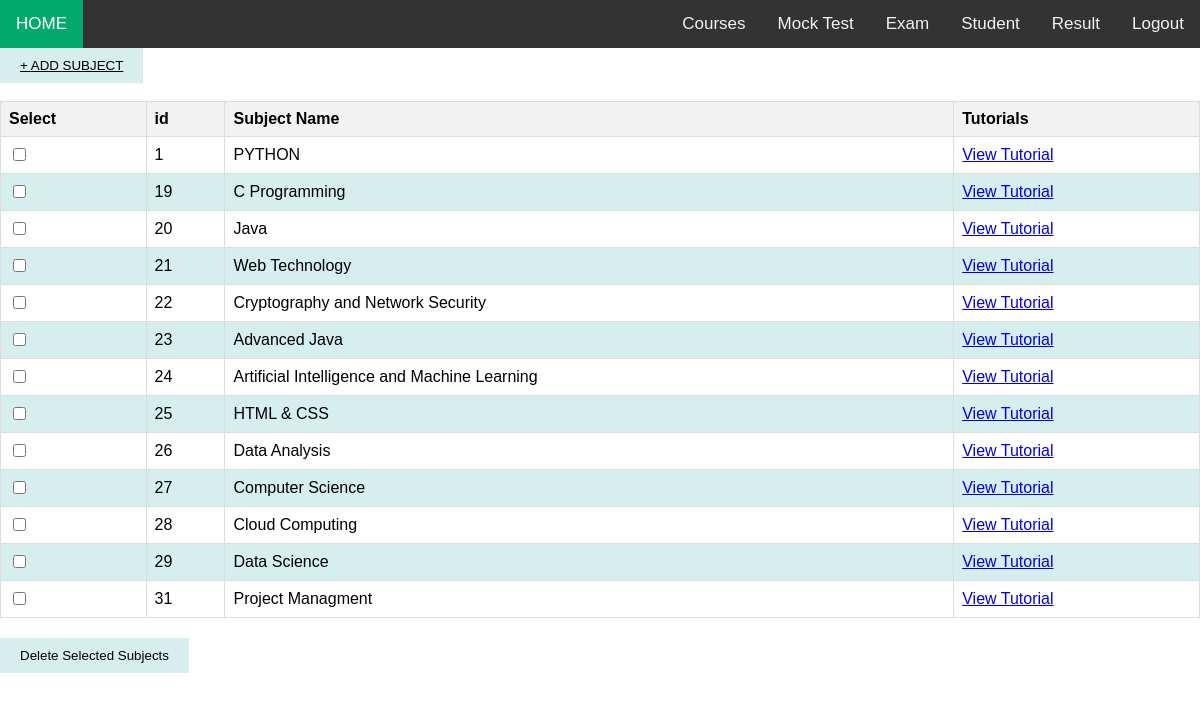
/courses.php, run on the app's committed database.
### tables this page shows
CREATE TABLE `subjects` (
  `id` int(11) NOT NULL,
  `subject_name` varchar(255) NOT NULL,
  `tutorials` varchar(255) NOT NULL
);

### courses.php (the view, shortened to what this page needs)
<!DOCTYPE html>
<html lang="en">
<head>
</head>
<body>
<div class="topnav">
  <a class="active" href="admin_home.php">HOME</a>
  <div class="topnav-right">
    <a href="courses.php">Courses</a>
    <a href="mock_test.php">Mock Test</a>
    <a href="exam.php">Exam</a>
    <a href="student.php">Student</a>
    <a href="result.php">Result</a>
    <a href="logout.php">Logout</a>
  </div>
</div>
<button style="background-color: #D6EEEE;"><a href="add_subject.php" style="color: black;" >+ ADD SUBJECT</a></button><br><br>
<form method="post" action="delete_courses.php">
    <table>
        <thead>
            <tr>
                <th>Select</th>
                <th>id</th>
                <th>Subject Name</th>
                <th>Tutorials</th>
            </tr>
        </thead>
        <tbody>
            <?php
            $host = 'localhost';
            $dbname = 'online_examination';
            $username = 'root';
            $password = '';
            $port = 4306;
            $conn = new mysqli($host, $username, $password, $dbname, $port);
            $stmt = $conn->prepare("SELECT id, subject_name, tutorials FROM subjects");
            if (!$stmt->execute()) {
                die("Execute failed: (" . $stmt->errno . ") " . $stmt->error);
            }
            $result = $stmt->get_result();
            if ($result->num_rows > 0) {
                while ($row = $result->fetch_assoc()) {
                    echo "<tr>";
                    echo "<td><input type='checkbox' name='selected_subjects[]' value='" . $row["id"] . "'></td>";
                    echo "<td>" . htmlspecialchars($row["id"]) . "</td>";
                    echo "<td>" . htmlspecialchars($row["subject_name"]) . "</td>";
                    echo "<td><a href='uploads/" . htmlspecialchars($row["tutorials"]) . "' target='_blank'>View Tutorial</a></td>";
                    echo "</tr>";
                }
            } else {
                echo "<tr><td colspan='5'>No courses found</td></tr>";
            }
            ?>
        </tbody>
    </table>
    <button type="submit" name="submit" style="background-color: #D6EEEE; color:black;">Delete Selected Subjects</button>
</form>
</body>
</html>

### courses.php (style rules this page uses)
table { width: 100%; border-collapse: collapse; margin-bottom: 20px; }
th, td { border: 1px solid #ddd; padding: 8px; text-align: left; }
th { background-color: #f2f2f2; }
tr:nth-child(even) { background-color: #D6EEEE; }
button { padding: 10px 20px; background-color: #4CAF50; color: white; border: none; cursor: pointer; }
.topnav { overflow: hidden; background-color: #333; }
.topnav a { float: left; color: #f2f2f2; text-align: center; padding: 14px 16px; text-decoration: none; font-size: 17px; }
.topnav a.active { background-color: #04AA6D; color: white; }
.topnav-right { float: right; }
* { box-sizing: border-box }
body { font-family: Verdana, sans-serif; margin:0 }

### data on the page
subjects: id "1", subject_name "PYTHON"
subjects: id "19", subject_name "C Programming"
subjects: id "20", subject_name "Java"
subjects: id "21", subject_name "Web Technology"
subjects: id "22", subject_name "Cryptography and Network Security"
subjects: id "23", subject_name "Advanced Java"
subjects: id "24", subject_name "Artificial Intelligence and Machine Learning"
subjects: id "25", subject_name "HTML & CSS"
subjects: id "26", subject_name "Data Analysis"
subjects: id "27", subject_name "Computer Science"
subjects: id "28", subject_name "Cloud Computing"
subjects: id "29", subject_name "Data Science"
subjects: id "31", subject_name "Project Managment"
